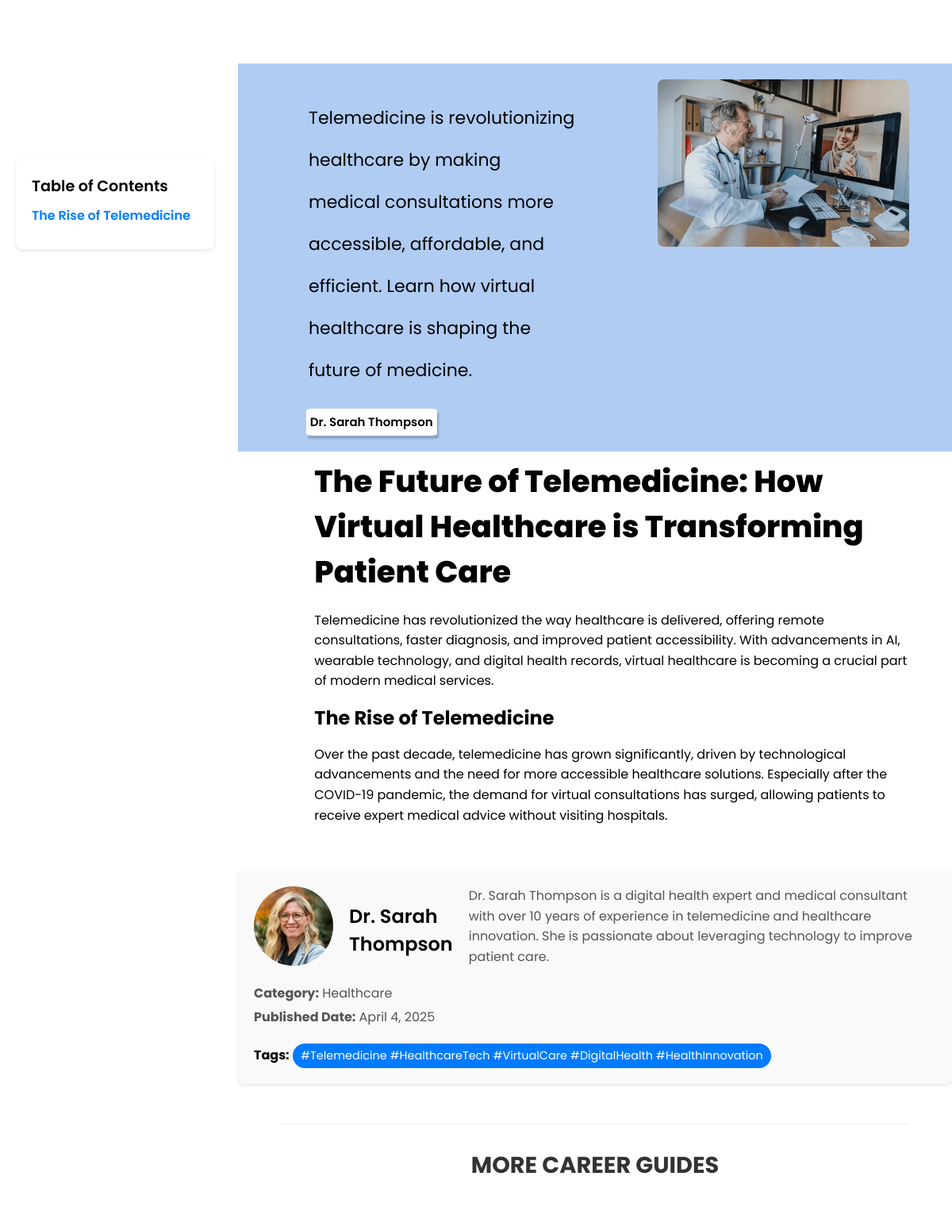
Screenshot of /blog/commerce/the-future-of-telemedicine/ with the database file from the repository.
### blog/models.py (models this page shows, shortened)
class Section(models.Model):
    blog = models.ForeignKey(Blog, related_name='sections', on_delete=models.CASCADE)
    title = models.CharField(max_length=255)
    slug = models.SlugField(unique=False, blank=True)
    content = models.TextField()

class Blog(models.Model):
    BLOG_TYPE_CHOICES = [
        ('commerce', 'commerce'),
        ('energy', 'energy'),
        ('esports', 'esports'),
        ('fintech', 'fintech'),
        ('healthcare', 'healthcare'),
        ('realestate', 'realestate'),
        ('tour', 'tour'),
    ]
    title = models.CharField(max_length=255)
    slug = models.SlugField(unique=False, blank=True)
    image = models.ImageField(upload_to="blog/images/blog_images")
    content = models.TextField()
    short_description = models.CharField(max_length=200, blank=True, null=True)
    category = models.CharField(max_length=100)
    published_date = models.DateTimeField(auto_now_add=True)
    author = models.CharField(max_length=100, default="Unknown Author")
    author_description = models.TextField(default="No description available.")
    author_image = models.ImageField(
    upload_to='blog/images/author_images/',
    default='blog/images/author_images/default_author_image.png',
    blank=True, null=True
    )
    active = models.BooleanField(default=True)
    tags = models.ManyToManyField(Tag, blank=True)
    blog_type = models.CharField(
        max_length=20, choices=BLOG_TYPE_CHOICES, default='healthcare'
    )  # Default value corrected

class Tag(models.Model):
    name = models.CharField(max_length=50, unique=True)
    slug = models.SlugField(unique=False, blank=True)

### blog/views.py (the view)
# urls.py: re_path(r"^commerce/(?P<slug>[-\w]+)/$", views.blog_detail, {"blog_type": "commerce"}, name="commerce_blog_detail"),
def blog_detail(request, slug, blog_type=None):
    if blog_type not in dict(Blog.BLOG_TYPE_CHOICES).keys():
        messages.error(request, 'Invalid blog type!')
        return redirect('blog:form')
    blog = get_object_or_404(Blog, slug=slug, blog_type=blog_type)
    recent_blogs = Blog.objects.filter(
        active=True,
        blog_type=blog_type
    ).exclude(
        id=blog.id
    ).order_by(
        "-published_date"
    )[:4]
    return render(request, f'{blog_type}_blog_detail.html', {
        'blog': blog,
        'recent_blogs': recent_blogs,
        'blog_type': blog_type
    })

### blog/templates/commerce_blog_detail.html (shortened to what this page needs)
{% load static %}
<!DOCTYPE html>
<html lang="en">
<head>
    <link rel="stylesheet" href="{% static 'css/oracle.css' %}">
    <link rel="stylesheet" href="https://cdnjs.cloudflare.com/ajax/libs/font-awesome/6.7.2/css/all.min.css">
</head>
<body>
    <div class="toc">
        <h3>Table of Contents</h3>
        <ul>
            {% for section in blog.sections.all %}
                <li><a href="#{{ section.slug }}">{{ section.title }}</a></li>
            {% endfor %}
        </ul>
    </div>
    <div class="oracle-body">
        <div class="oracle-mid1">
            <div class="one">
                <p class="see">{{ blog.short_description }}</p>
                <div class="obttns">
                    <div class="obttn1">
                        <p>{{ blog.author }}</p>
                    </div>
                </div>
            </div>
            <div class="two">
                <img src="{{ blog.image.url }}" alt="{{ blog.title }}" class="blog-image">
            </div>
        </div>
        <div class="oracle-middle">
            <div class="oracle-middle-part2">
                <section class="part2-section1">
                    <div class="ERP">
                        <h2 class="rw-ptitle">{{ blog.title }}</h2>
                        <p>{{ blog.content|safe }}</p>
                    </div>
                </section>
                {% for section in blog.sections.all %}
                    <section id="{{ section.slug }}" class="part2-section1">
                        <div class="ERP">
                            <h2>{{ section.title }}</h2>
                            <p>{{ section.content|safe }}</p>
                        </div>
                    </section>
                {% endfor %}
            </div>
        </div>
        <div class="author-section">
            <div class="author-info">
                {% if blog.author_image %}
                    <img src="{{ blog.author_image.url }}" alt="{{ blog.author }}">
                {% else %}
                    <img src="{% static 'images/author_images/default_author_image.png' %}" alt="{{ blog.author }}">
                {% endif %}
                <h3>{{ blog.author }}</h3>
                <p>{{ blog.author_description }}</p>
            </div>
            <div class="meta-info">
                <p><strong>Category:</strong> {{ blog.category }}</p>
                <p><strong>Published Date:</strong> {{ blog.published_date|date:"F j, Y" }}</p>
                <div class="tags">
                    <strong>Tags:</strong>
                    {% for tag in blog.tags.all %}
                        <span>{{ tag.name }}</span>
                    {% endfor %}
                </div>
            </div>
        </div>
        <div class="recent-issues">
            <h2>MORE CAREER GUIDES</h2>
        </div>
    </div>
</body>
</html>

### blog/static/css/oracle.css (style rules this page uses)
* { margin: 0; padding: 0; }
body { width: 100vw; height: 100vh; overflow-x: hidden; font-family: 'Poppins', sans-serif; }
.oracle-body { background-color: white; padding-top: 80px; margin-left: 300px; }
.see { margin-left: 7%; margin-inline: 35px; line-height: 53px; font-size: 22px; width: 71%; color: black; }
.oracle-mid1 { display: flex; background-color: rgb(176, 204, 243); padding: 20px 6%; }
.one { width: 60%; }
.two { width: 40%; }
.blog-image { width: 100%; height: auto; border-radius: 8px; }
.obttns { width: 100%; font-size: 1.4rem; margin-bottom: -1.6rem; display: flex; margin-left: 32px; flex-direction: row; flex-wrap: wrap; justify-content: flex-start; align-items: stretch; }
.obttn1 { border-radius: 6%; padding: 1%; font-size: 15px; background-color: white; box-shadow: 2px 4px 2px rgba(0, 0, 0, 0.2); position: relative; display: flex; direction: row; flex-wrap: wrap; justify-content: stretch; align-items: center; margin: 0 1.6rem 1.6rem 0; }
.obttn1 p { margin: 0; font-weight: 600; }
.oracle-middle { display: flex; flex-direction: row; flex-wrap: nowrap; justify-content: space-between; align-items: stretch; position: relative; z-index: 1; padding-left: 48px; padding-right: 48px; margin-top: 1%; }
.oracle-middle-part2 { width: 100%; padding-left: 6%; }
.ERP { max-width: 1468px; }
.rw-ptitle { font-size: 2.4rem; font-weight: 800; font-family: 'Poppins', sans-serif; margin-bottom: 20px; }
p { font-family: 'Poppins', sans-serif; display: block; margin-block-start: 1em; margin-block-end: 1em; margin-inline-start: 0px; margin-inline-end: 0px; unicode-bidi: isolate; line-height: 1.6; }
.author-section { margin-top: 40px; padding: 20px; background-color: #f9f9f9; border-radius: 8px; box-shadow: 0 2px 4px rgba(0, 0, 0, 0.1); }
.author-info { display: flex; align-items: center; gap: 20px; }
.author-info img { width: 100px; height: 100px; border-radius: 50%; object-fit: cover; }
.author-info h3 { margin: 0; font-size: 1.5rem; font-weight: 600; }
.author-info p { margin: 0; font-size: 1rem; color: #555; }
.meta-info { margin-top: 20px; }
.meta-info p { margin: 5px 0; }
.tags { margin-top: 10px; }
.tags span { display: inline-block; background-color: #007bff; color: white; padding: 5px 10px; border-radius: 20px; margin-right: 10px; font-size: 0.9rem; }
html { scroll-behavior: smooth; }
.author-section img { width: 100px; height: 100px; border-radius: 50%; object-fit: cover; }
.author-section h3 { margin-top: 10px; font-size: 1.5rem; font-weight: 600; }
.author-section p { font-size: 1rem; color: #555; }
.tags { margin-top: 20px; }
.toc { position: fixed; top: 200px; left: 20px; width: 250px; background: #fff; padding: 20px; border-radius: 8px; box-shadow: 0 2px 4px rgba(0, 0, 0, 0.1); z-index: 1000; }
.toc h3 { font-size: 1.2rem; font-weight: 600; margin-bottom: 10px; }
.toc ul { list-style: none; padding: 0; }
.toc ul li { margin-bottom: 10px; }
.toc ul li a { text-decoration: none; color: #007bff; font-weight: 600; }
.recent-issues { margin: 50px 6% 0; padding: 30px 0; border-top: 1px solid #eee; }
.recent-issues h2 { font-size: 1.8rem; margin-bottom: 30px; text-align: center; color: #333; }

### rows the page displays
Section: title "The Rise of Telemedicine", content "Over the past decade, telemedicine has grown significantly, driven by technological advancements and the need for more accessible healthcare solutions. Especially after the COVID-19 pandemic, the demand for virtual consultations has surged, allowing patients to receive expert medical advice without visiting hospitals."
Blog: short_description "Telemedicine is revolutionizing healthcare by making medical consultations more accessible, affordable, and efficient. Learn how virtual healthcare is shaping the future of medicine.", author "Dr. Sarah Thompson", image (placeholder picture), title "The Future of Telemedicine: How Virtual Healthcare is Transforming Patient Care", content "Telemedicine has revolutionized the way healthcare is delivered, offering remote consultations, faster diagnosis, and improved patient accessibility. With advancements in AI, wearable technology, and digital health records, virtual healthcare is becoming a crucial part of modern medical services.", author_image (picture), author_description "Dr. Sarah Thompson is a digital health expert and medical consultant with over 10 years of experience in telemedicine and healthcare innovation. She is passionate about leveraging technology to improve patient care.", category "Healthcare", published_date "April 4, 2025"
Tag: name "#Telemedicine #HealthcareTech #VirtualCare #DigitalHealth #HealthInnovation"
